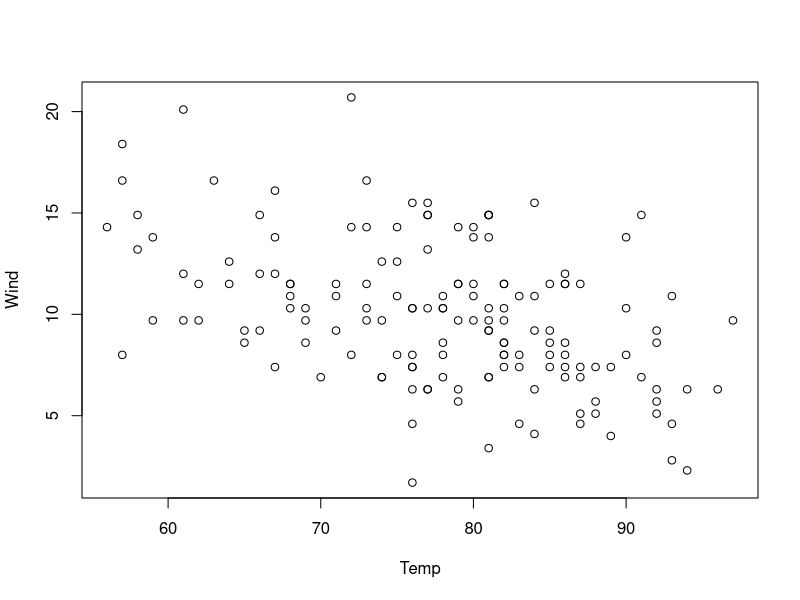

This chart was generated by the following R code: (Note: this script raises an error after producing the figure.)
# Skills test Wk 1, lm


?airquality

mylm <- lm(Wind ~ Temp, data=airquality)
summary(mylm)

b <- coef(mylm)

plot(Wind ~ Temp, data=airquality)
abline(b[1] + b[2]*x)
abline(b[1], b[2], col = "red")

prediction <- predict(mylm, newdata = data.frame(Temp = 72))
prediction

par(mfrow=c(1,3))
plot(mylm,which=1:2)
plot(mylm$residuals)

?mtcars

cars_lm <- lm(mpg ~ wt, data=mtcars)
summary(cars_lm)


b <- coef(cars_lm)
plot(mpg ~ wt, data=mtcars)
abline(b[1], b[2], col = "red")

prediction <- predict(cars_lm, newdata = data.frame(wt = 3))
prediction

par(mfrow=c(1,3))
plot(cars_lm,which=1:2)
plot(cars_lm$residuals)

# Untrustworthy Slope and intercept

